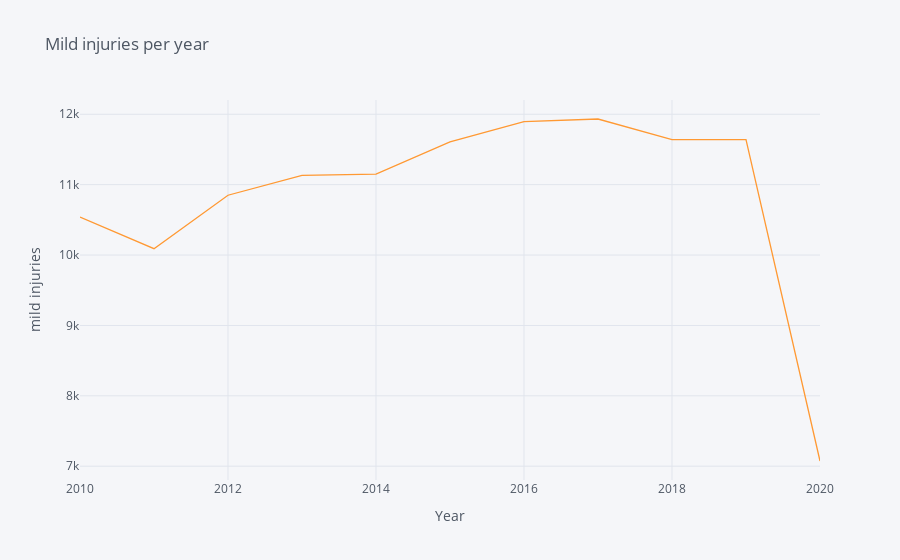

Notebook source saved alongside this figure:
### Code cell
#mild injuries plot
brief['mild injuries'].iplot(kind='line',title="Mild injuries per year",xaxis_title="Year",yaxis_title="mild injuries")

### Figure 1 — Plotly figure (JSON) as saved in the notebook; plotly's stock layout.template omitted (floating-point values rounded to 4 significant figures)
{"data": [{"line": {"color": "rgba(255, 153, 51, 1.0)", "dash": "solid", "shape": "linear", "width": 1.3}, "mode": "lines", "name": "mild injuries", "text": "", "type": "scatter", "x": [2010, 2011, 2012, 2013, 2014, 2015, 2016, 2017, 2018, 2019, 2020], "y": [10539, 10090, 10850, 11133, 11149, 11607, 11895, 11933, 11641, 11640, 7074]}], "layout": {"legend": {"bgcolor": "#F5F6F9", "font": {"color": "#4D5663"}}, "paper_bgcolor": "#F5F6F9", "plot_bgcolor": "#F5F6F9", "title": {"font": {"color": "#4D5663"}, "text": "Mild injuries per year"}, "xaxis": {"gridcolor": "#E1E5ED", "showgrid": true, "tickfont": {"color": "#4D5663"}, "title": {"font": {"color": "#4D5663"}, "text": "Year"}, "zerolinecolor": "#E1E5ED"}, "yaxis": {"gridcolor": "#E1E5ED", "showgrid": true, "tickfont": {"color": "#4D5663"}, "title": {"font": {"color": "#4D5663"}, "text": "mild injuries"}, "zerolinecolor": "#E1E5ED"}}}
